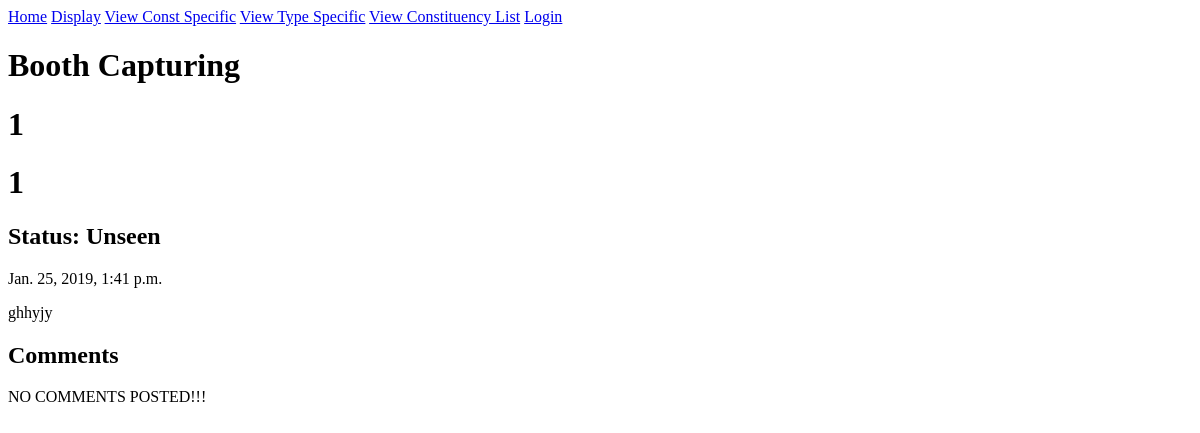
The app's page /complaints/details/4, older data.
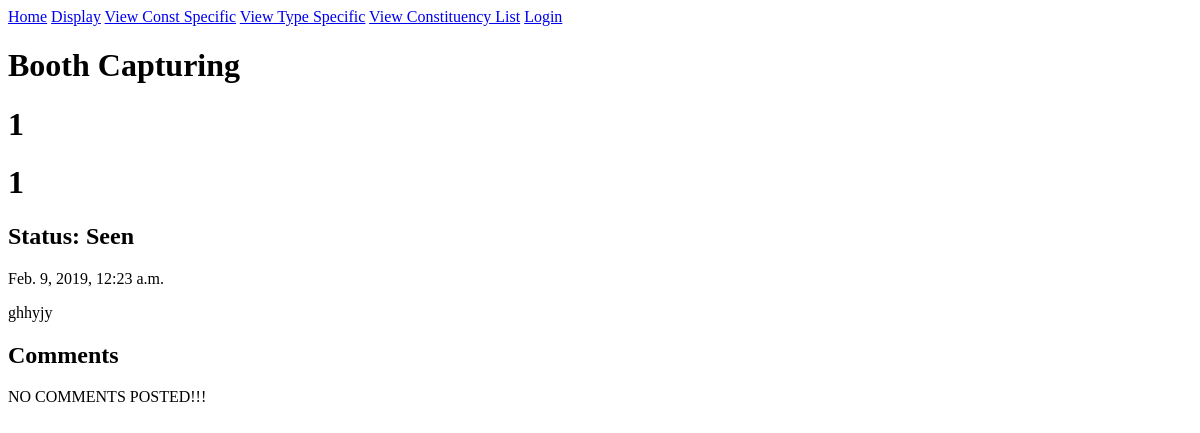
The same page, newer data.
### complaints/models.py (models this page shows, shortened)
class Complaint(models.Model):
    user = models.ForeignKey(
        User, related_name='complaints', on_delete=models.CASCADE)
    COMPLAINT_CHOICES = []
    type_list = [u['type'] for u in acc_models.ComplaintType.objects.all().values('type')]
    for temp in type_list:
        COMPLAINT_CHOICES.append((temp,temp))
    choice = models.CharField(
        max_length=50, choices=COMPLAINT_CHOICES, blank=False)
    description = models.TextField(blank=True)
    file_upload = models.FileField(
        upload_to='files', blank=True)
    file_upload1 = models.FileField(
        upload_to='files', blank=True)
    file_upload2 = models.FileField(
        upload_to='files', blank=True)
    file_upload3 = models.FileField(
        upload_to='files', blank=True)
    file_upload4 = models.FileField(
        upload_to='files', blank=True)
    file_upload5 = models.FileField(
        upload_to='files', blank=True)
    created_at = models.DateTimeField(auto_now=True)
    viewed_complaint = models.BooleanField(default=False)
    class Meta():
        ordering = ['created_at']
        unique_together = ["user", "choice"]

### accounts/models.py (models this page shows, shortened)
class Voter(models.Model):
    user = models.OneToOneField(
        User, related_name="voter_details", on_delete=models.CASCADE)
    phone_num = models.PositiveIntegerField()
    cons_no = models.PositiveIntegerField(blank=False)
    booth_no = models.PositiveIntegerField(blank=False)

### complaints/views.py (the view)
# urls.py: path('details/<int:pk>', views.ComplaintDetail.as_view(), name='single'),
class ComplaintDetail(generic.DetailView, LoginRequiredMixin):
    model = models.Complaint
    template_name = 'complaint/complaint_detail.html'

### accounts/context_processors.py (called while the page is built)
def GovList(request):
    id_list = [u['user'] for u in acc_models.GovUser.objects.all().values('user')]
    govname_list=[]
    for num in id_list:
        temp = User.objects.get(id__iexact = num)
        temp_name = temp.username
        govname_list.append(temp_name)
    return {'govname_list':govname_list}

### complaints/templates/complaint/complaint_detail.html (shortened to what this page needs)
{% extends "complaint/complaint_base.html" %}
{% block complaint_content %}
<h1>{{ complaint.choice }}</h1>
<h1>{{ complaint.user.voter_details.cons_no }}</h1>
<h1>{{ complaint.user.voter_details.booth_no }}</h1>
{% if complaint.viewed_complaint == 1 %}
<h2>Status: Seen</h2>
{% else %}
<h2>Status: Unseen</h2>
{% endif %}
<p>{{ complaint.created_at }}</p>
<p>{{ complaint.description }}</p>
<h2>Comments</h2>
{% for comment in complaint.comments.all %}
    <ul>
        <li>
            <p>{{ comment.text|safe|linebreaks }}</p>
        </li>
    </ul>
    {% empty %}
    <p>
        NO COMMENTS POSTED!!!
    </p>
{% endfor %}
{% endblock %}

Row changes from the older to the newer data that the page shows:
changed Complaint "Booth Capturing": viewed_complaint False → True (drawn); created_at "Jan. 25, 2019, 1:41 p.m." → "Feb. 9, 2019, 12:23 a.m."
Text that changed along with them:
text no longer shown: "Status: Unseen"
text now shown: "Status: Seen"
